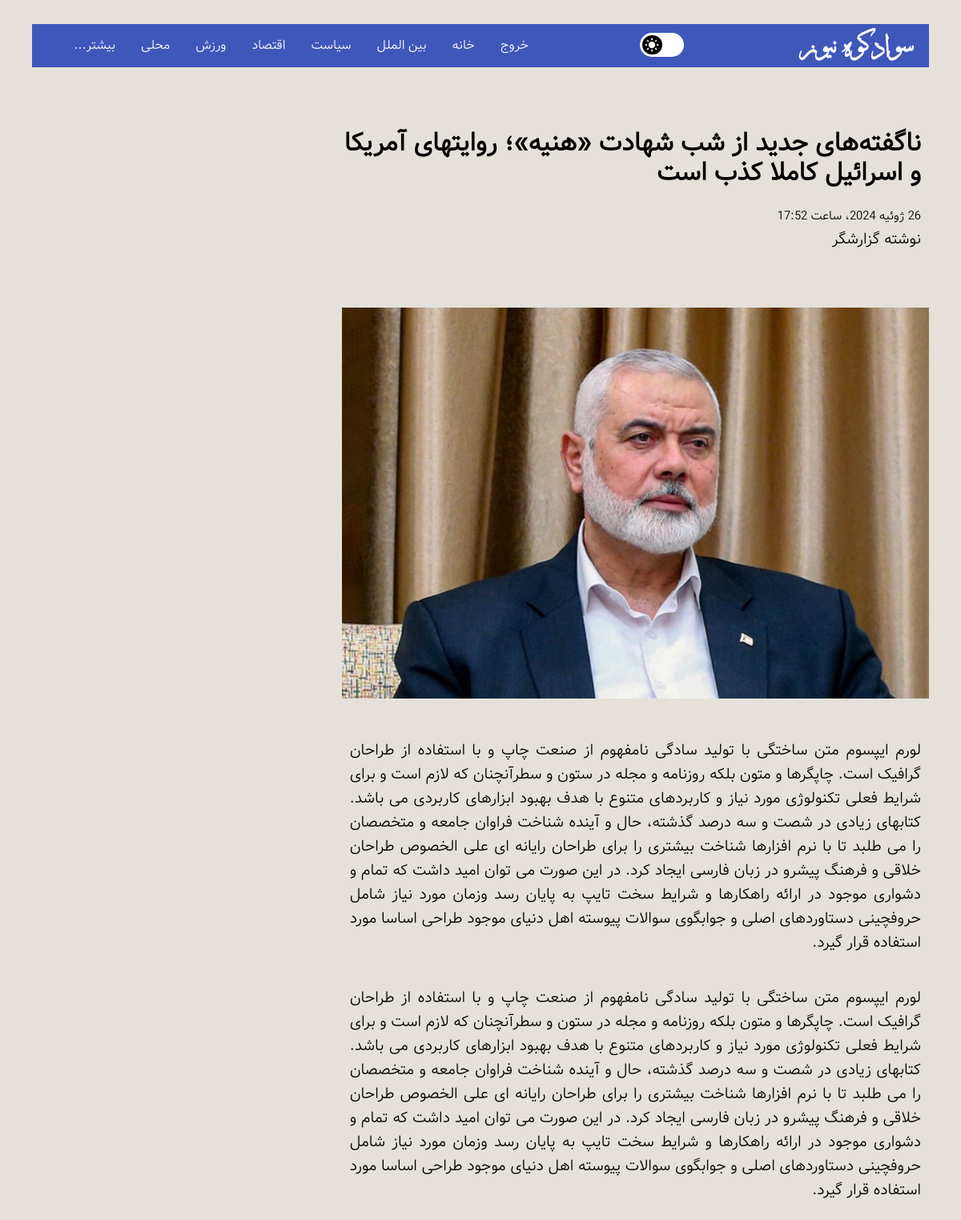
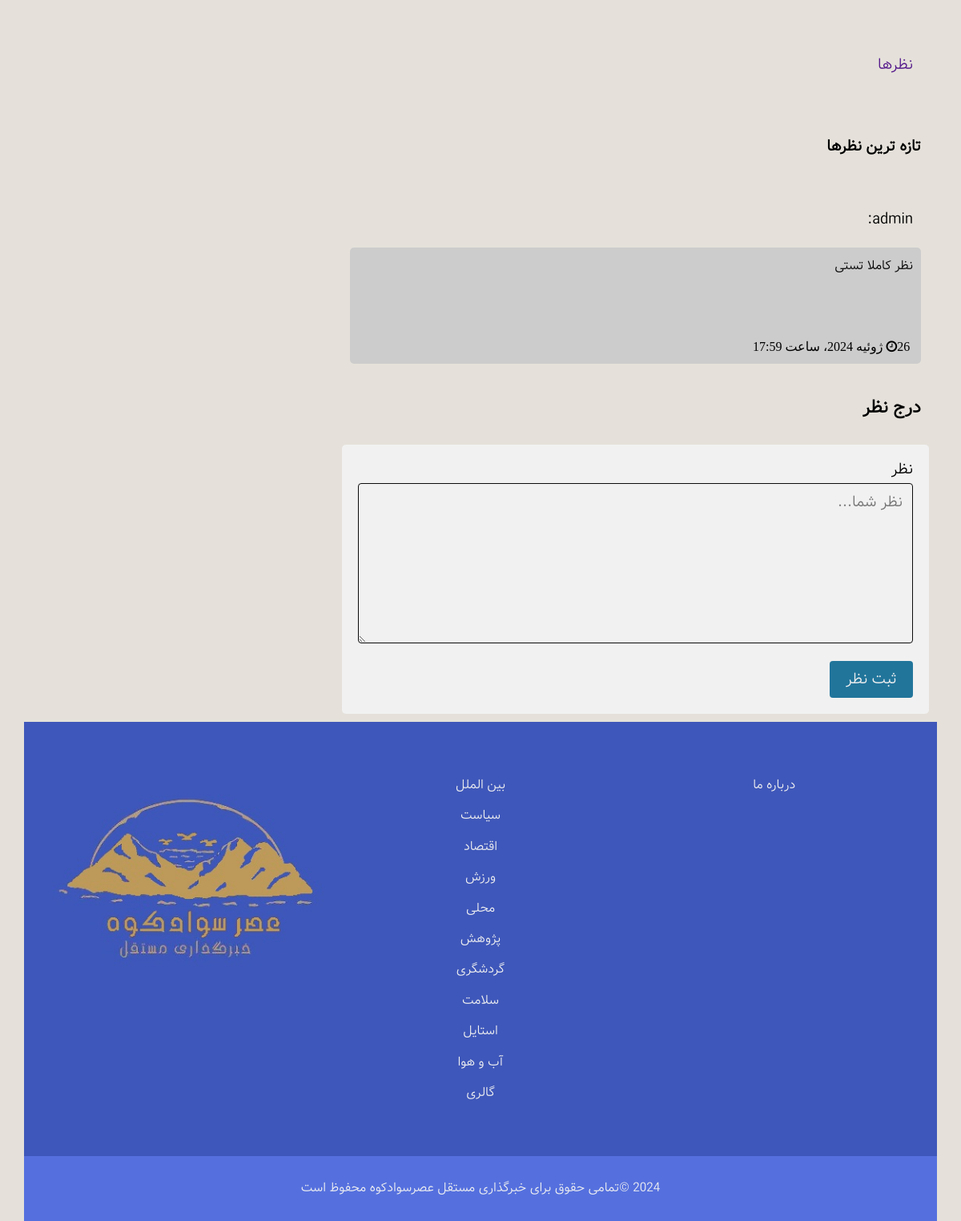
/42/ (signed in), run on the app's committed database (2 pictures, top to bottom).
### news/models.py (models this page shows, shortened)
class Article(models.Model):
    title = models.CharField(max_length=200, verbose_name='عنوان')
    category = models.ForeignKey(Category, on_delete=models.CASCADE, verbose_name='دسته بندی')
    cover_image = models.ImageField(upload_to='static/images', verbose_name='تصویر کاور', null=True, blank=True)
    content = models.TextField(verbose_name='محتوا')
    author = models.CharField(max_length=200, verbose_name='نویسنده')
    created_at = models.DateTimeField(auto_now_add=True, verbose_name='تاریخ ایجاد')
    slide_show = models.BooleanField(default=False, verbose_name='نمایش خبر در اسلایدر دسته بندی')
    is_urgent = models.BooleanField(default=False, verbose_name='نمایش خبر در اسلایدر صفحه اصلی')
    slug = models.SlugField(max_length=200, db_index=True, allow_unicode=True ,verbose_name='عنوان در url')
    is_active = models.BooleanField(default=False, verbose_name='قابل مشاهده / غیرقابل مشاهده')
    class Meta:
        verbose_name = 'خبر'
        verbose_name_plural = 'اخبار'

class Comment(models.Model):
    article = models.ForeignKey(Article, on_delete=models.CASCADE, verbose_name='خبر')
    user = models.ForeignKey(UserProfile, on_delete=models.CASCADE, verbose_name='کاربر')
    create_date = models.DateTimeField(auto_now_add=True, verbose_name='تاریخ ثبت', null=True)
    text = models.TextField(verbose_name='متن نظر', null=True)
    class Meta:
        verbose_name = 'نظر'
        verbose_name_plural = 'نظرات'

### users/models.py (models this page shows, shortened)
class UserProfile(AbstractUser):
    password = models.CharField(max_length=50, verbose_name='رمز عبور')
    email = models.EmailField(max_length=100, verbose_name='ایمیل')
    email_active_code = models.CharField(max_length=100, null=True, verbose_name='کد فعالسازی ایمیل')
    class Meta:
        verbose_name = 'کاربر'
        verbose_name_plural = 'کاربران'

### news/views.py (the view)
# urls.py: path('<pk>/', views.ArticleDetailView.as_view(), name='article-detail'),
class ArticleDetailView(DetailView):
    model = Article
    template_name = 'news/article.html'
    context_object_name = 'news'
    def get_queryset(self):
        query = super(ArticleDetailView, self).get_queryset()
        query = query.filter(is_active=True)
        return query
    def get_context_data(self, **kwargs):
        context = super(ArticleDetailView, self).get_context_data()
        article: Article = kwargs.get('object')
        context['comments'] = Comment.objects.filter(article_id=article.id).order_by('-create_date')
        return context

### template/news/article.html (shortened to what this page needs)
{% load static %}
{% load jalali_tags %}
<!doctype html>
<html class="no-js" lang="fa" dir="rtl">
<head>
  <link href="https://stackpath.bootstrapcdn.com/font-awesome/4.7.0/css/font-awesome.min.css" rel="stylesheet"
>
  <link rel="stylesheet" href="{% static 'css/normalize.css' %}">
  <link rel="stylesheet" href="{% static 'css/main.css' %}">
</head>
<body class="body_color">
  <div class="content-wrap main_color">
     <header role="banner">
      <section class="nav-section content_color1">
        <div class="logo">
          <a href="index.html" title="Frivizn logo">سوادکوه نیوز</a>
        </div>
        <div id="DL_mode" class="bg_white">
          <div id="DL_btn" class="bg_black">
              <img id="DL_status" src="{% static 'images/light.png' %}" alt="">
          </div>
        </div>
        <nav class="nav-menu" role="navigation">
          <ul class="nav-links">
            {% if request.user.is_authenticated %}
              <li><a href="{% url 'logout_page' %}" title="logout">خروج</a></li>
            {% else %}
              <li><a href="{% url 'register_page' %}" title="register">ورود / ثبت نام</a></li>
            {% endif %}
            <li><a href="{% url 'home_page' %}" title="Home">خانه</a></li>
            <li><a href="{% url 'world-page' %}" title="Business">بین الملل</a></li>
            <li><a href="{% url 'politics-page' %}" title="Politics">سیاست</a></li>
            <li><a href="{% url 'economy-page' %}" title="Business">اقتصاد</a></li>
            <li><a href="{% url 'sport-page' %}" title="Sport">ورزش</a></li>
            <li><a href="{% url 'local-page' %}" title="Entertainment">محلی</a></li>
            <li>
              <a href="#more" title="More">بیشتر...<span class="dropdown-toggle" aria-expanded="false"></span>
                <span class="screen-reader-text">Expand child menu</span></a>
            </li>
          </ul>
        </nav>
      </section>
    </header>
    <main class="main-article" role="main">
      <article class="article color_b">
        <h2 class="color_b">{{ news.title }}</h2>
        <p class="color_b"><small>{{ news.created_at | to_jalali }}</small><br> نوشته {{ news.author }}</p>
        {% if news.cover_image %}
            <img src="{{ news.cover_image.url }}" alt="">
        {% else %}
            <img src="" alt="news">
        {% endif %}
        <p class="color_b">{{ news.content | linebreaks}}</p>
        <div class="comments">
          <p class="color_b"><a href="">نظرها</a></p>
          <h4 class="color_b">تازه ترین نظرها</h4>
          {% for comment in comments %}
            <p class="comment-name color_b">{{ comment.user.username }}:</p>
            <div class="comment-text">
              <p>{{ comment.text }}</p>
              <i class="fa fa-clock-o">{{ comment.create_date | to_jalali }}</i>
            </div>
          {% endfor %}
        </div>
        {% if request.user.is_authenticated %}
          <h3 class="color_b">درج نظر</h3>
          <div class="form-container">
                <label for="comment">نظر</label>
                <textarea id="commentText" name="comment" placeholder="نظر شما..." style="height:200px"></textarea>
                <input type="submit" value="ثبت نظر" onclick="sendArticleComment({{ news.id }})">
          </div>
        {% else %}
          <div class="alert alert-warning color_b">
            برای درج نظر می بایست <a href="{% url 'login_page' %}">لاگین</a> کنید
          </div>
        {% endif %}
      </article>
    </main>
     <div class="footer-links content_color1">
      <ul class="main-footer-links">
        <li><a href="{% url 'world-page' %}" title="world">بین الملل</a></li>
        <li><a href="{% url 'politics-page' %}" title="Politics">سیاست</a></li>
        <li><a href="{% url 'economy-page' %}" title="Business">اقتصاد</a></li>
        <li><a href="{% url 'sport-page' %}" title="Sport">ورزش</a></li>
        <li><a href="{% url 'local-page' %}" title="Entertainment">محلی</a></li>
        <li><a href="{% url 'science-page' %}" title="Science">پژوهش</a></li>
        <li><a href="{% url 'travel-page' %}" title="Travel">گردشگری</a></li>
        <li><a href="{% url 'health-page' %}" title="Health">سلامت</a></li>
        <li><a href="{% url 'style-page' %}" title="Style">استایل</a></li>
        <li><a href="{% url 'weather-page' %}" title="Weather">آب و هوا</a></li>
        <li><a href="{% url 'gallery-page' %}" title="Video">گالری</a></li>
      </ul>
      <ul class="info-links">
        <li><a href="{% url 'about_page' %}" title="About Us">درباره ما</a></li>
      </ul>
      <img class="footer-logo" src="{% static 'images/logo.jpg' %}" alt="">
    </div>
    <footer class="content_color2" role="contentinfo">
      <p class="content_color2">2024 &copy;تمامی حقوق برای خبرگذاری مستقل عصرسوادکوه محفوظ است</p>
    </footer>
  </div>
</body>
</html>

### data on the page
Article: title "ناگفته‌های جدید از شب شهادت «هنیه»؛ روایتهای آمریکا و اسرائیل کاملا کذب است", created_at|to_jalali "26 ژوئیه 2024، ساعت 17:52", author "گزارشگر", cover_image (picture), content "لورم ایپسوم متن ساختگی با تولید سادگی نامفهوم از صنعت چاپ و با استفاده از طراحان گرافیک است. چاپگرها و متون بلکه روزنامه و مجله در ستون و سطرآنچنان که لازم است و برای شرایط فعلی تکنولوژی مورد نیاز و کاربردهای متنوع با هدف بهبود ابزارهای کاربردی می باشد. کتابهای زیادی در شصت و سه درصد گذشته، حال و آینده شناخت فراوان جامعه و متخصصان را می طلبد تا با نرم افزارها شناخت بیشتری را برای طراحان رایانه ای علی الخصوص طراحان خلاقی و فرهنگ پیشرو در زبان فارسی ایجاد کرد. در این صورت می توان امید داشت که تمام و دشواری موجود در ارائه راهکارها و شرایط سخت تایپ به پایان رسد وزمان مورد نیاز شامل حروفچینی دستاوردهای اصلی و جوابگوی سوالات پیوسته اهل دنیای موجود طراحی اساسا مورد استفاده قرار گیرد. لورم ایپسوم…"
Comment: user.username "admin", text "نظر کاملا تستی", create_date|to_jalali "26 ژوئیه 2024، ساعت 17:59"
